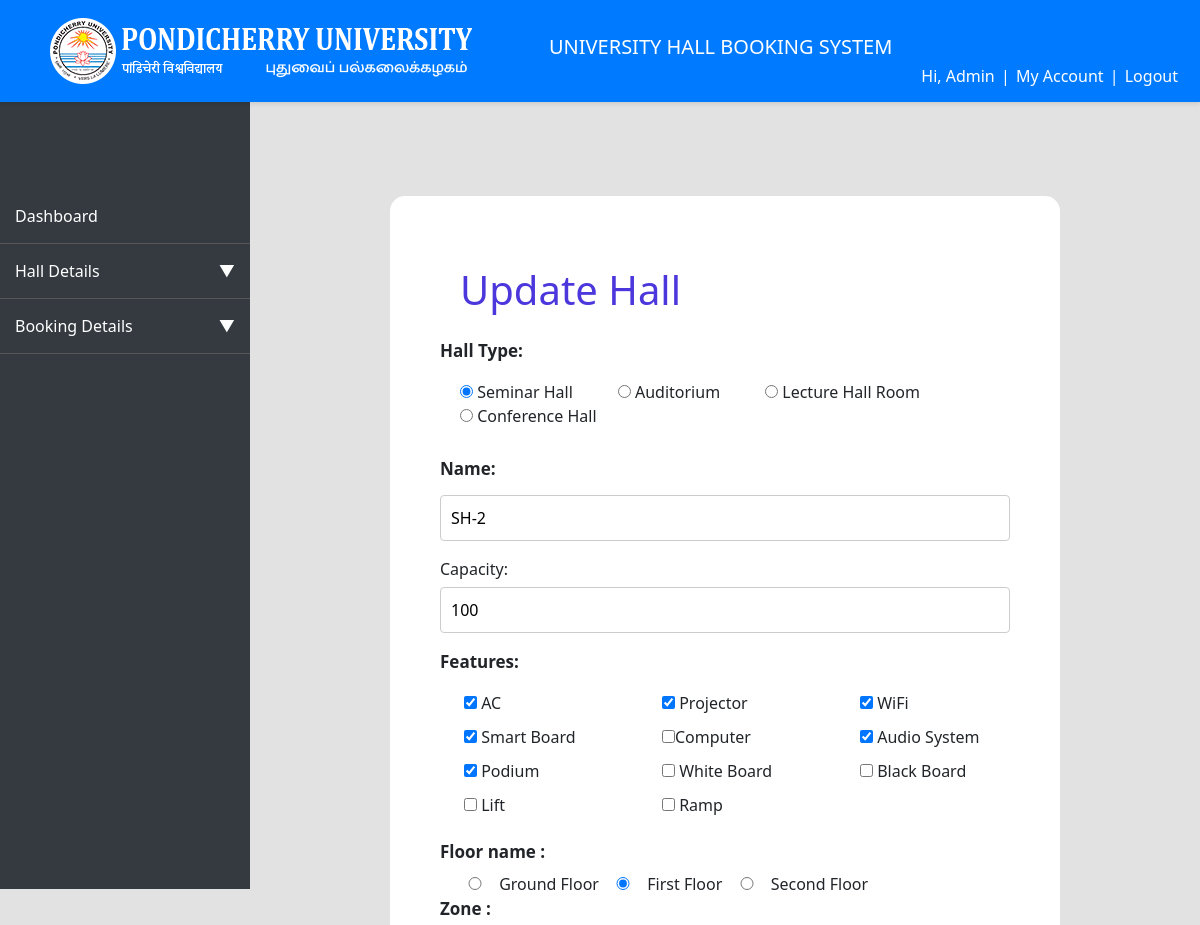
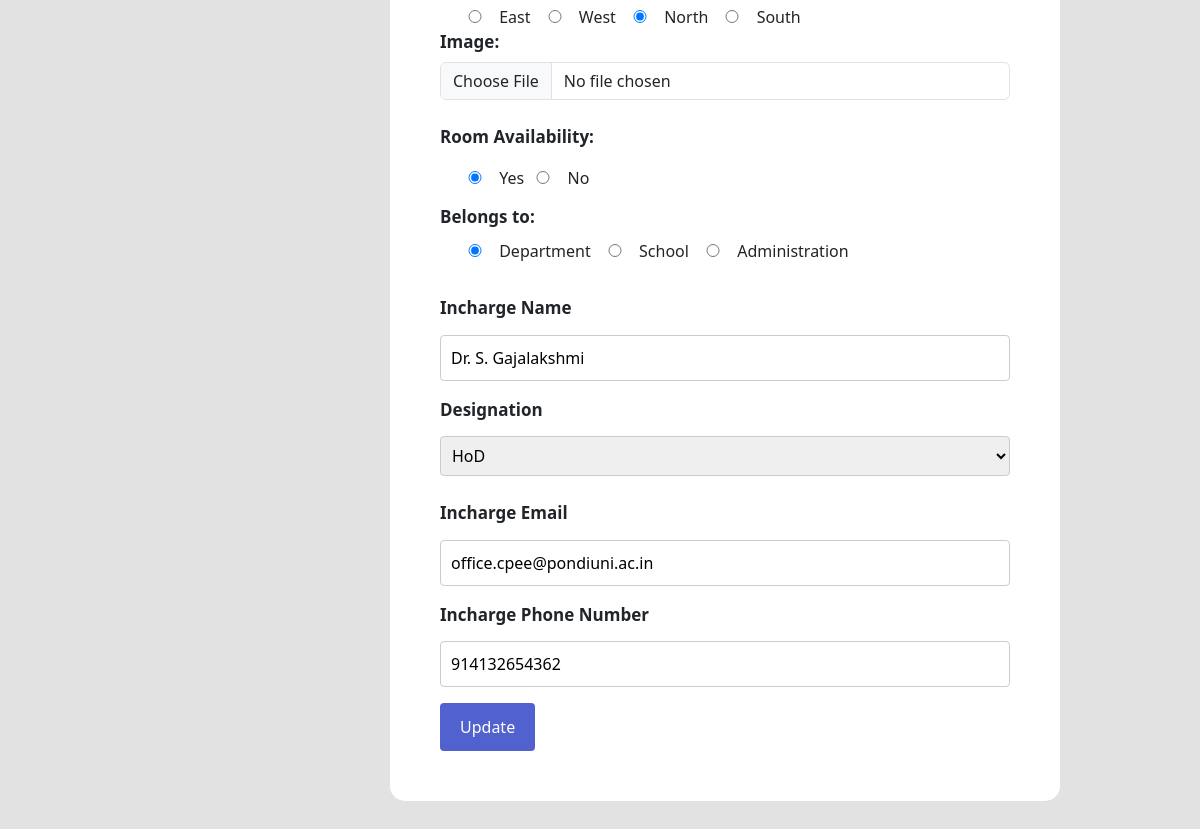
The page /modify_hall.php?id=2 (signed in) on the database its author committed (2 pictures, top to bottom).
### tables this page shows
CREATE TABLE `hall_details` (
  `hall_id` int(11) NOT NULL,
  `type_id` int(11) NOT NULL,
  `hall_name` varchar(255) NOT NULL,
  `capacity` varchar(255) NOT NULL,
  `wifi` varchar(255) NOT NULL,
  `ac` varchar(255) NOT NULL,
  `projector` varchar(255) NOT NULL,
  `computer` varchar(255) NOT NULL,
  `audio_system` varchar(255) NOT NULL,
  `podium` varchar(255) NOT NULL,
  `ramp` varchar(255) NOT NULL,
  `smart_board` varchar(255) NOT NULL,
  `lift` varchar(255) NOT NULL,
  `white_board` varchar(255) NOT NULL,
  `blackboard` varchar(255) NOT NULL,
  `floor` enum('Ground Floor','First Floor','Second Floor','') NOT NULL,
  `zone` varchar(255) NOT NULL,
  `cost` varchar(255) NOT NULL,
  `image` varchar(255) NOT NULL,
  `availability` varchar(255) NOT NULL,
  `belongs_to` enum('Department','School','Administration','') NOT NULL,
  `department_id` int(11) DEFAULT NULL,
  `school_id` int(11) NOT NULL,
  `section_id` int(11) DEFAULT NULL,
  `section` varchar(25) NOT NULL,
  `incharge_name` varchar(255) NOT NULL,
  `designation` varchar(255) NOT NULL,
  `incharge_email` varchar(255) NOT NULL,
  `phone` varchar(255) NOT NULL,
  `from_date` date NOT NULL,
  `updated_date` varchar(6) NOT NULL
);

CREATE TABLE `hall_type` (
  `type_id` int(11) NOT NULL,
  `type_name` enum('Seminar Hall','Auditorium','Lecture Hall Room','Conference Hall') NOT NULL,
  `updated_date` date NOT NULL
);

### modify_hall.php (the view, shortened to what this page needs)
<!DOCTYPE html>
<html lang="en">
<head>
    <link rel="stylesheet" href="https://cdn.jsdelivr.net/npm/flatpickr/dist/flatpickr.min.css">
    <link href="https://cdn.jsdelivr.net/npm/bootstrap@5.3.0/dist/css/bootstrap.min.css" rel="stylesheet">
    <link rel="stylesheet" href="assets/design.css" />
</head>
<body>
<?php include 'assets/header.php' ?>
    <div class="main-content mt-3">
            <?php
        include 'assets/conn.php';
        if (isset($_GET['id'])) {
            $hall_id = $_GET['id'];
            $query = "SELECT hd.*, s.school_name, d.department_name, sec.section_name
                    FROM hall_details hd
                    LEFT JOIN schools s ON hd.school_id = s.school_id
                    LEFT JOIN departments d ON hd.department_id = d.department_id
                    LEFT JOIN section sec ON hd.section_id = sec.section_id
                    WHERE hd.hall_id = ?";
            $stmt = $conn->prepare($query);
            $stmt->bind_param("i", $hall_id);
            $stmt->execute();
            $result = $stmt->get_result();
            if ($result->num_rows > 0) {
                $room = $result->fetch_assoc();
            } else {
                echo "No data found for the specified hall.";
            }
        }
            ?>
                <form  method="post" style="margin:30px 100px; background-color:white; padding: 50px; border-radius:15px;" enctype="multipart/form-data">
                <h1 class="mb-4" style="color:#4c37dc;">Update Hall</h1>
                        <label class="form-label">Hall Type: </label>
                            <div class="mt-2 mb-1">
                                <?php
                                include 'assets/conn.php';
                                $query = "SELECT * FROM hall_type";
                                $result = $conn->query($query);
                                if ($result && mysqli_num_rows($result) > 0) {
                                    while ($row = mysqli_fetch_assoc($result)) {
                                        $type_id = $row['type_id'];
                                        $type_name = $row['type_name'];
                                        echo '<div style="display: inline-block; margin-left:20px; margin-right: 25px;">';
                                        echo '<label>';
                                        echo '<input type="radio" name="room_type" value="' . $type_id . '" '
                                        . ((int)$room['type_id'] === (int)$type_id ? 'checked' : '')
                                        . ' onclick="fetchHallType(' . $type_id . ', \'' . $type_name . '\')"> ' . $type_name;
                                                                           echo '</label><br>';
                                        echo '</div>';
                                    }
                                } else {
                                    echo "No room types found.";
                                }
                                ?>
                            </div>
                        <label class="form-label mt-4" for="room_name"> Name:</label>
                        <input type="text" id="room_name" name="room_name" value="<?php echo $room['hall_name'] ?>" placeholder="Room Name..">
                        <label for="capacity">Capacity:</label>
                        <input type="number" id="apacity" name="capacity" value="<?php echo $room['capacity'] ?>" placeholder="capacity..">
                        <label class=" form-label">Features:</label>
                        <div class="row  mb-3">
                            <div class="col-md-4 mt-2">
                                <div class="form-check">
                                    <label class="feature">
                                        <input type="checkbox" class="prefer" name="preference[]" value="ac"
                                            <?php if ($room['ac'] === 'AC') { echo 'checked'; } ?>
                                            onchange="toggleInput(this, 'ac_num')"> AC
                                    </label>
                                </div>
                            </div>
                             <div class="col-md-4 mt-2">
                                <div class="form-check">
                                    <label class="feature">
                                        <input type="checkbox" class="prefer" name="preference[]" value="projector"
                                            <?php if ($room['projector']=== 'Projector') { echo 'checked'; } ?>
                                            onchange="toggleInput(this, 'projector_num')"> Projector
                                    </label>
                                </div>
                            </div>
                            <div class="col-md-4 mt-2">
                                <div class="form-check">
                                    <label class="feature">
                                        <input type="checkbox" class="prefer" name="preference[]" value="wifi"
                                            <?php if ($room['wifi'] === 'WIFI') { echo 'checked'; } ?>
                                            onchange="toggleInput(this, 'wifi_num')"> WiFi
                                    </label>
                                </div>
                            </div>
                            <div class="col-md-4 mt-2">
                                <div class="form-check">
                                    <label class="feature">
                                        <input type="checkbox" class="prefer" name="preference[]" value="smartboard"
                                            <?php if ($room['smart_board'] === 'Smartboard') { echo 'checked'; } ?>
                                            onchange="toggleInput(this, 'smartboard_num')"> Smart Board
                                    </label>
                                </div>
                            </div>
                            <div class="col-md-4 mt-2">
                                <div class="form-check">
                                    <label class="feature">
                                        <input type="checkbox" class="prefer" name="preference[]" value="computer"
                                            <?php if ($room['computer'] === 'Yes') { echo 'checked'; } ?>
                                            onchange="toggleInput(this, 'computer_num')">Computer
                                    </label>
                                </div>
                            </div>
                            <div class="col-md-4 mt-2">
                                <div class="form-check">
                                    <label class="feature" >
                                        <input type="checkbox" class="prefer" name="preference[]" value="audio"
                                            <?php if ($room['audio_system'] === 'AudioSystem') { echo 'checked'; } ?>
                                            onchange="toggleInput(this, 'audio_num')"> Audio System
                                    </label>
                                </div>
                            </div>
                            <div class="col-md-4 mt-2">
                                <div class="form-check">
                                    <label class="feature" >
                                        <input type="checkbox" class="prefer" name="preference[]" value="podium"
                                            <?php if ($room['podium'] === 'Podium') { echo 'checked'; } ?>
                                            onchange="toggleInput(this, 'podium_num')"> Podium
                                    </label>
                                </div>
                            </div>
                            <div class="col-md-4 mt-2">
                                <div class="form-check">
                                    <label class="feature">
                                        <input type="checkbox" class="prefer" name="preference[]" value="white_board"
                                            <?php if ($room['white_board'] === 'white_board') { echo 'checked'; } ?>
                                            onchange="toggleInput(this, 'whiteboard_num')"> White Board
                                    </label>
                                </div>
                            </div>
                            <div class="col-md-4 mt-2">
                                <div class="form-check">
                                    <label class="feature">
                                        <input type="checkbox" class="prefer" name="preference[]" value="blackboard"
                                            <?php if ($room['blackboard'] === 'blackboard') { echo 'checked'; } ?>
                                            onchange="toggleInput(this, 'blackboard_num')"> Black Board
                                    </label>
                                </div>
                            </div>
                            <div class="col-md-4 mt-2">
                                <div class="form-check">
                                    <label class="feature">
                                        <input type="checkbox" class="prefer" name="preference[]" value="lift"
                                            <?php if ($room['lift'] === 'Lift') { echo 'checked'; } ?>
                                            onchange="toggleInput(this, 'lift_num')"> Lift
                                    </label>
                                </div>
                            </div>
                            <div class="col-md-4 mt-2">
                                <div class="form-check">
                                    <label class="feature">
                                        <input type="checkbox" class="prefer" name="preference[]" value="ramp"
                                            <?php if ($room['ramp'] === 'Ramp') { echo 'checked'; } ?>
                                            onchange="toggleInput(this, 'ramp_num')"> Ramp
                                    </label>
                                </div>
                            </div>
                        </div>
                        <label class="form-label mt-1">Floor name :</label> <br>
                            <input type="radio" style="width: 40px; margin-left:15px;" name="floor" value="Ground Floor"
                                <?php if ($room['floor'] === 'Ground Floor') { echo 'checked'; } ?>
                                required> Ground Floor
                            <input type="radio" style="width: 40px;" name="floor" value="First Floor"
                                <?php if ($room['floor'] === 'First Floor') { echo 'checked'; } ?>
                                required> First Floor
                            <input type="radio" style="width: 40px;" name="floor" value="Second Floor"
                                <?php if ($room['floor'] === 'Second Floor') { echo 'checked'; } ?>
                                required> Second Floor <br>
                                <label class="form-label">Zone :</label><br>
                                    <input type="radio" style="width: 40px; margin-left:15px;" name="zone" value="East"
                                        <?php if ($room['zone'] === 'East') { echo 'checked'; } ?>
                                        required> East
                                    <input type="radio" style="width: 40px;" name="zone" value="West"
                                        <?php if ($room['zone'] === 'West') { echo 'checked'; } ?>
                                        required> West
                                    <input type="radio" style="width: 40px;" name="zone" value="North"
                                        <?php if ($room['zone'] === 'North') { echo 'checked'; } ?>
                                        required> North
                                    <input type="radio" style="width: 40px;" name="zone" value="South"
                                        <?php if ($room['zone'] === 'South') { echo 'checked'; } ?>
                                        required> South <br>
                        <label class="form-label">Image:</label>
                        <input type="file" class="form-control" id="imageUpload"  name="file"><br>
                        <label class="form-label">Room Availability:</label>
                        <div class="mt-2 mb-1">
                            <input type="radio" style="width: 40px; margin-left:15px;" id="yes-option" name="availability" value="yes"
                                <?php if ($room['availability'] === 'yes') echo 'checked'; ?>>
                            <label for="yes-option" style="width: 20px;">Yes</label>
                            <input type="radio" style="width: 40px;" id="no-option" name="availability" value="no"
                                <?php if ($room['availability'] === 'no') echo 'checked'; ?>>
                            <label for="no-option" style="width: 20px;">No</label>
                            <br>
                        </div>
                        <label class="form-label" style="margin: 10px 0px;">Belongs to:</label><br>
                        <div>
                            <input type="radio" style="width: 40px; margin-left:15px;" name="belongs_to" value="Department"
                                onclick="toggleBelongsTo('Department')" <?php if ($room['belongs_to'] === 'Department') echo 'checked'; ?> > Department
                            <input type="radio" style="width: 40px;" name="belongs_to" value="School"
                                onclick="toggleBelongsTo('School')" <?php if ($room['belongs_to'] === 'School') echo 'checked'; ?> > School
                            <input type="radio" style="width: 40px;" name="belongs_to" value="Administration"
                                onclick="toggleBelongsTo('Administration')"  <?php if ($room['belongs_to'] === 'Administration') echo 'checked'; ?>> Administration
                        </div>
                        <br>
                        <label class="form-label mt-2">Incharge Name</label>
                        <input type="text" name="incharge_name" value="<?php echo $room['incharge_name'] ?>" placeholder=" Incharge name.." >
                        <label class="form-label">Designation</label>
                        <select style="padding: 7px;" name="designation">
                            <option value="<?php echo $room['designation'] ?>"> <?php echo $room['designation'] ?></option>
                        </select>
                        <label class="form-label mt-2">Incharge Email</label>
                        <input type="email" name="incharge_email" value="<?php echo $room['incharge_email'] ?>" placeholder="Incharge email..">
                        <label class="form-label">Incharge Phone Number</label>
                        <input type="number" name="phoneNumber" value="<?php echo $room['phone'] ?>" placeholder="Incharge Phone Number.." >
                        <input type="submit" name="updateroom" value="Update">
        </form>
    </div>
</body>
</html>

### rows shown on the page
hall_type: type_name "Seminar Hall"
hall_details: type_id "☑ Seminar Hall", type_id "☐ Auditorium", type_id "☐ Lecture Hall Room", type_id "☐ Conference Hall", room_name "SH-2", capacity "100", ac "☑", projector "☑", wifi "☑", smart_board "☑", audio_system "☑", podium "☑", floor "☑", zone "☑", availability "☑ Yes", availability "☐ No", belongs_to "☑", incharge_name "Dr. S. Gajalakshmi", designation "HoD", incharge_email "office.cpee@pondiuni.ac.in", phoneNumber "914132654362"
hall_type: type_name "Auditorium"
hall_type: type_name "Lecture Hall Room"
hall_type: type_name "Conference Hall"

### other values the page prints
$_SESSION['username'] "Admin"
